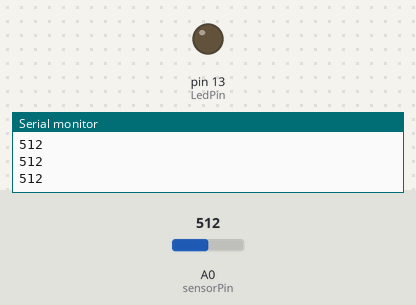
Bench run of a sketch on a simulated Arduino Uno, built with avr-gcc and run on an emulated ATmega328P. On the bench: output pins drawn as LEDs (lit = HIGH), the last lines printed to the serial monitor. The inputs (shaded band) are chosen by the test bench; at power-on: A0 (sensorPin) = 512.

Above: at 1.2 s.
1.3 s: A0 (sensorPin) set to 214
2.8 s: A0 (sensorPin) set to 187
At 4.0 s:
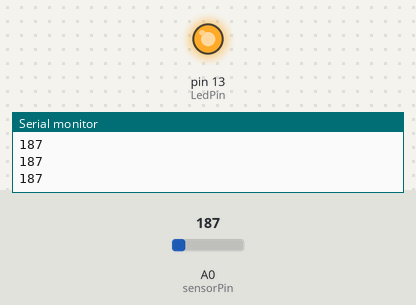
4.3 s: A0 (sensorPin) set to 210
At 5.2 s:
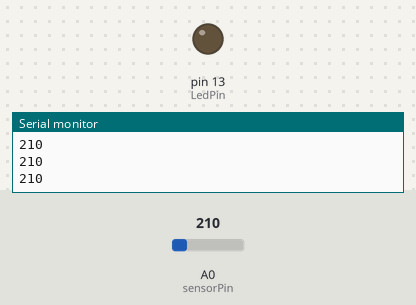
5.8 s: A0 (sensorPin) set to 190
At 6.4 s:
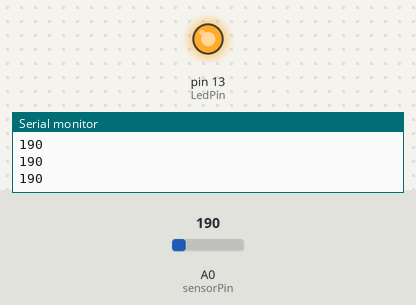
Timing chart, 0 to 8.3 s (numbered marks = the images above; inputs shaded):
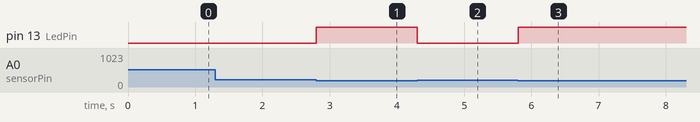

Measured:
- the behaviour switches between 200 and 199 on A0 (sensorPin) (found by bisection; images 0 and 1)
- after the input at 2.8 s, pin 13 (LedPin): LOW → HIGH at once
- after the input at 4.3 s, pin 13 (LedPin): HIGH → LOW at once
- after the input at 5.8 s, pin 13 (LedPin): LOW → HIGH at once

The sketch:

light.ino
```cpp
// reference: https://www.youtube.com/watch?v=qKku-mmwNIA

// set pins for sensor and LED
const int sensorPin = A0;
const int LedPin = 13;
int light;

void setup() {
  pinMode(LedPin, OUTPUT);
  pinMode(sensorPin, INPUT);
  Serial.begin(9600);
}


void loop() {
  light = analogRead(sensorPin);

 // if ligth is lower than 200, LED on
  if (light < 200){
    digitalWrite(LedPin, HIGH);
  }
  // if ligth is higher than 200, LED off
  else {
    digitalWrite(LedPin, LOW);
  }

  //print the light value
  Serial.println(light);
}
```
